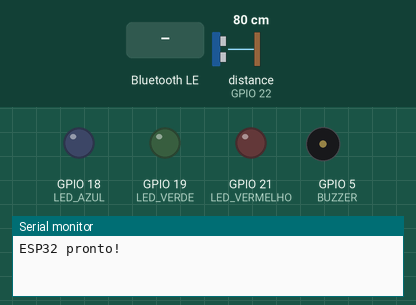
Recording of a sketch running on a simulated ESP32. On the bench: output pins drawn as LEDs (lit = HIGH), buzzer (waves = sounding), the last lines printed to the serial monitor. Wiring (inferred from the names in the program): ultrasonic range finder: trigger GPIO 23; echo GPIO 22. The test bench sets the inputs (shaded band); at power-on: distance to the obstacle (sensor on GPIO 22) 80 cm. The echo pulse lasts 58.3 µs per cm; nothing arrives over Bluetooth unless stated; a phone connects over Bluetooth LE 3 s after start; pins used as bus, display or sensor lines are not drawn.

Above: at 1.2 s.
1.3 s: Bluetooth LE write "SOS:1" received
At 2.1 s:
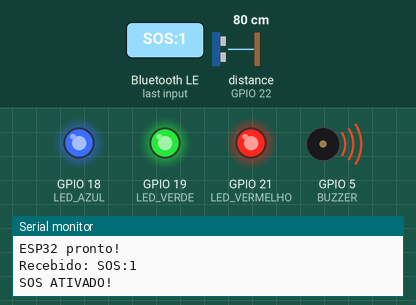
4.8 s: Bluetooth LE write "SOS:0" received
At 5.3 s:
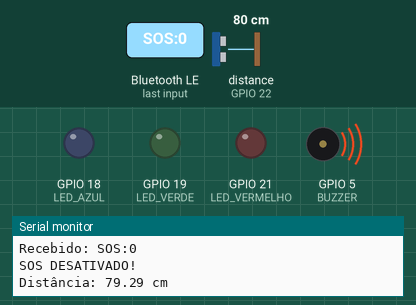
9.2 s: Bluetooth LE write "LED:VERMELHO:1" received
At 9.8 s:
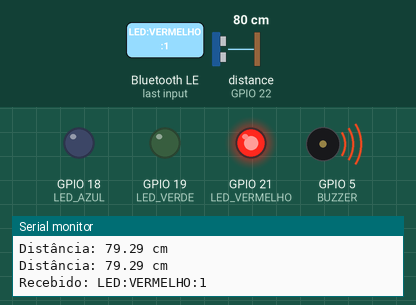
13.6 s: Bluetooth LE write "LED:VERDE:1" received
At 14.5 s:
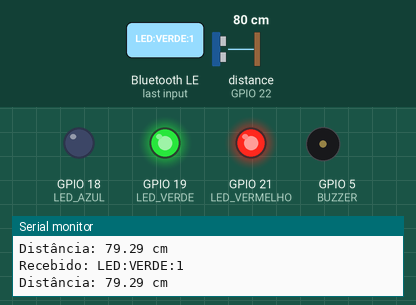
18.0 s: Bluetooth LE write "LED:AZUL:1" received
At 18.7 s:
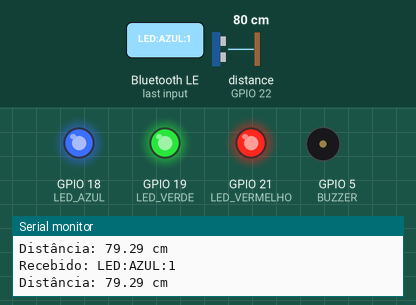
22.4 s: Bluetooth LE write "LED:VERMELHO:0" received
At 23.7 s:
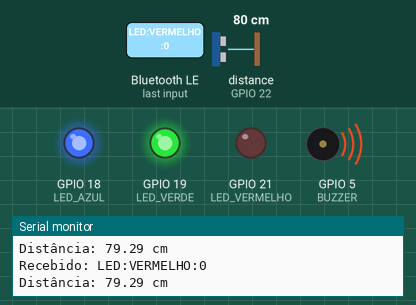
Timing chart, 0 to 27.8 s (numbered marks = the images above; inputs shaded):
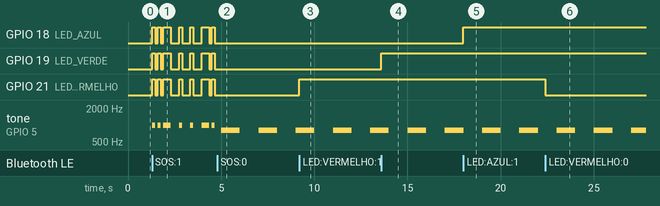

The sketch:

Radio_control.ino
```cpp
#include <BLEDevice.h>
#include <BLEServer.h>
#include <BLEUtils.h>
#include <BLE2902.h>

// --- Pinos ---
#define LED_VERMELHO 21
#define LED_VERDE    19
#define LED_AZUL     18
#define TRIG         23
#define ECHO         22
#define BUZZER       5

// --- UUIDs BLE ---
#define UUID_SERVICE   "12345678-1234-1234-1234-123456789abc"
#define UUID_LED       "abcdefab-1234-1234-1234-abcdefabcdef"
#define UUID_DISTANCIA "abcdefef-1234-1234-1234-abcdefabcdef"

BLECharacteristic* ledCharacteristic;
BLECharacteristic* distanciaCharacteristic;
bool deviceConnected = false;

// --- Estado SOS ---
bool sosAtivo = false;

// Sequência Morse SOS: . . . _ _ _ . . .
// true = sinal ligado, false = pausa
// durações em ms
const int SOS_PONTO = 150;
const int SOS_TRACO = 450;
const int SOS_PAUSA_SIMBOLO = 150;  // entre pontos/traços
const int SOS_PAUSA_LETRA = 400;    // entre letras S e O
const int SOS_PAUSA_CICLO = 1000;   // entre ciclos SOS completos

// Sequência: duração, ligado?
// S = . . .   O = _ _ _   S = . . .
struct Sinal { int duracao; bool ligado; };

const Sinal sequenciaSOS[] = {
  // S
  {SOS_PONTO, true},  {SOS_PAUSA_SIMBOLO, false},
  {SOS_PONTO, true},  {SOS_PAUSA_SIMBOLO, false},
  {SOS_PONTO, true},  {SOS_PAUSA_LETRA,   false},
  // O
  {SOS_TRACO, true},  {SOS_PAUSA_SIMBOLO, false},
  {SOS_TRACO, true},  {SOS_PAUSA_SIMBOLO, false},
  {SOS_TRACO, true},  {SOS_PAUSA_LETRA,   false},
  // S
  {SOS_PONTO, true},  {SOS_PAUSA_SIMBOLO, false},
  {SOS_PONTO, true},  {SOS_PAUSA_SIMBOLO, false},
  {SOS_PONTO, true},  {SOS_PAUSA_CICLO,   false},
};
const int TOTAL_SINAIS = sizeof(sequenciaSOS) / sizeof(sequenciaSOS[0]);

int sosIndex = 0;
unsigned long sosUltimoMillis = 0;
bool sosJaDesligado = true;

void atualizarSOS() {
  if (!sosAtivo) {
    if (!sosJaDesligado) {  // só executa uma vez ao desativar
      digitalWrite(LED_VERMELHO, LOW);
      digitalWrite(LED_VERDE, LOW);
      digitalWrite(LED_AZUL, LOW);
      noTone(BUZZER);
      sosIndex = 0;
      sosUltimoMillis = 0;
      sosJaDesligado = true;
    }
    return;
  }

  sosJaDesligado = false; // SOS ativo, permite desligar depois

  unsigned long agora = millis();
  Sinal atual = sequenciaSOS[sosIndex];

  if (agora - sosUltimoMillis >= (unsigned long)atual.duracao) {
    sosUltimoMillis = agora;
    sosIndex = (sosIndex + 1) % TOTAL_SINAIS;

    if (atual.ligado) {
      digitalWrite(LED_VERMELHO, HIGH);
      digitalWrite(LED_VERDE, HIGH);    // adiciona
      digitalWrite(LED_AZUL, HIGH);     // adiciona
      tone(BUZZER, 1000);
    } else {
      digitalWrite(LED_VERMELHO, LOW);
      digitalWrite(LED_VERDE, LOW);     // adiciona
      digitalWrite(LED_AZUL, LOW);      // adiciona
      noTone(BUZZER);
    }
  }
}


// --- Mede distância ---
float medirDistancia() {
  digitalWrite(TRIG, LOW);
  delayMicroseconds(2);
  digitalWrite(TRIG, HIGH);
  delayMicroseconds(10);
  digitalWrite(TRIG, LOW);
  long duracao = pulseIn(ECHO, HIGH, 60000);
  if (duracao == 0) return 999;
  return duracao * 0.034 / 2.0;
}

// --- Buzzer sensor de ré ---
unsigned long buzzerUltimoMillis = 0;
bool buzzerEstado = false;

void atualizarBuzzer(float dist) {
  if (sosAtivo) return; // SOS tem prioridade

  unsigned long agora = millis();
  int intervalo = 0;

  if (dist < 20)        intervalo = 0;   // contínuo
  else if (dist < 50)   intervalo = 200;
  else if (dist < 100)  intervalo = 500;
  else { noTone(BUZZER); return; }

  if (intervalo == 0) {
    tone(BUZZER, 1000);
    return;
  }

  if (agora - buzzerUltimoMillis >= (unsigned long)intervalo) {
    buzzerUltimoMillis = agora;
    buzzerEstado = !buzzerEstado;
    if (buzzerEstado) tone(BUZZER, 800);
    else noTone(BUZZER);
  }
}

// --- Callbacks BLE ---
class ServerCallbacks : public BLEServerCallbacks {
  void onConnect(BLEServer* server) {
    deviceConnected = true;
    Serial.println("Celular conectado!");
  }
  void onDisconnect(BLEServer* server) {
    deviceConnected = false;
    sosAtivo = false;
    noTone(BUZZER);
    digitalWrite(LED_VERMELHO, LOW);
    digitalWrite(LED_VERDE, LOW);
    digitalWrite(LED_AZUL, LOW);
    Serial.println("Celular desconectado!");
    server->startAdvertising();
  }
};

class LedCallbacks : public BLECharacteristicCallbacks {
  void onWrite(BLECharacteristic* c) {
    String valor = c->getValue().c_str();
    Serial.print("Recebido: ");
    Serial.println(valor);

    if (valor == "LED:VERMELHO:1") digitalWrite(LED_VERMELHO, HIGH);
    if (valor == "LED:VERMELHO:0") digitalWrite(LED_VERMELHO, LOW);
    if (valor == "LED:VERDE:1")    digitalWrite(LED_VERDE, HIGH);
    if (valor == "LED:VERDE:0")    digitalWrite(LED_VERDE, LOW);
    if (valor == "LED:AZUL:1")     digitalWrite(LED_AZUL, HIGH);
    if (valor == "LED:AZUL:0")     digitalWrite(LED_AZUL, LOW);
    if (valor == "SOS:1") { sosAtivo = true;  Serial.println("SOS ATIVADO!"); }
    if (valor == "SOS:0") {
      sosAtivo = false;
      sosJaDesligado = false;
      noTone(BUZZER);
      digitalWrite(LED_VERMELHO, LOW);
      digitalWrite(LED_VERDE, LOW);
      digitalWrite(LED_AZUL, LOW);
      Serial.println("SOS DESATIVADO!");
    }
  }
};

void setup() {
  Serial.begin(115200);

  pinMode(LED_VERMELHO, OUTPUT);
  pinMode(LED_VERDE, OUTPUT);
  pinMode(LED_AZUL, OUTPUT);
  pinMode(TRIG, OUTPUT);
  pinMode(ECHO, INPUT);
  pinMode(BUZZER, OUTPUT);

  digitalWrite(LED_VERMELHO, LOW);
  digitalWrite(LED_VERDE, LOW);
  digitalWrite(LED_AZUL, LOW);
  noTone(BUZZER);

  BLEDevice::init("ESP32-Caminhao");
  BLEServer* server = BLEDevice::createServer();
  server->setCallbacks(new ServerCallbacks());

  BLEService* service = server->createService(UUID_SERVICE);

  ledCharacteristic = service->createCharacteristic(
    UUID_LED, BLECharacteristic::PROPERTY_WRITE
  );
  ledCharacteristic->setCallbacks(new LedCallbacks());

  distanciaCharacteristic = service->createCharacteristic(
    UUID_DISTANCIA, BLECharacteristic::PROPERTY_NOTIFY
  );
  distanciaCharacteristic->addDescriptor(new BLE2902());

  service->start();
  BLEAdvertising* advertising = BLEDevice::getAdvertising();
  advertising->addServiceUUID(UUID_SERVICE);
  advertising->start();

  Serial.println("ESP32 pronto!");
}

// --- Sensor: controle de tempo ---
unsigned long sensorUltimoMillis = 0;

void loop() {
  // Atualiza SOS a cada ciclo (sem delay!)
  atualizarSOS();

  // Lê sensor a cada 300ms sem travar
  unsigned long agora = millis();
  if (agora - sensorUltimoMillis >= 1000) {
    sensorUltimoMillis = agora;

    if (deviceConnected) {
      float dist = medirDistancia();
      Serial.print("Distância: ");
      Serial.print(dist);
      Serial.println(" cm");

      distanciaCharacteristic->setValue(String(dist, 1).c_str());
      distanciaCharacteristic->notify();

      atualizarBuzzer(dist);
    }
  }
}
```

Measured:
- after the input at 1.3 s, GPIO 18 (LED_AZUL), GPIO 19 (LED_VERDE), GPIO 21 (LED_VERMELHO): LOW → HIGH at once, → LOW 0.15 s later, → HIGH 0.15 s later, → LOW 0.15 s later, … (14 changes in this stretch)
- after the input at 4.8 s, GPIO 18 (LED_AZUL), GPIO 19 (LED_VERDE), GPIO 21 (LED_VERMELHO): stops changing and stays LOW
- after the input at 9.2 s, GPIO 21 (LED_VERMELHO): LOW → HIGH at once
- after the input at 13.6 s, GPIO 19 (LED_VERDE): LOW → HIGH at once
- after the input at 18.0 s, GPIO 18 (LED_AZUL): LOW → HIGH at once
- after the input at 22.4 s, GPIO 21 (LED_VERMELHO): HIGH → LOW at once
- by itself, tone on GPIO 5 (BUZZER): alternates 800 Hz for 1.0 s and silent for 1.0 s
